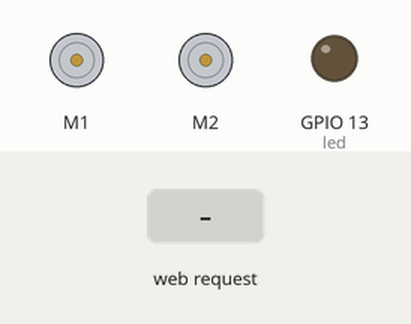
Bench run of a sketch on a simulated ESP8266 (NodeMCU). Shown: 2 × DC motor (green arrow = forward, orange = backward, longer = faster), output pins drawn as LEDs (lit = HIGH). The test bench sets the inputs (shaded band). WiFi joins after 1.5 s; servers stay silent unless stated; what the sketch prints to the serial monitor is not drawn.

Above: at 2.7 s.
2.8 s: HTTP request GET /led?state=1 received
At 4.0 s:
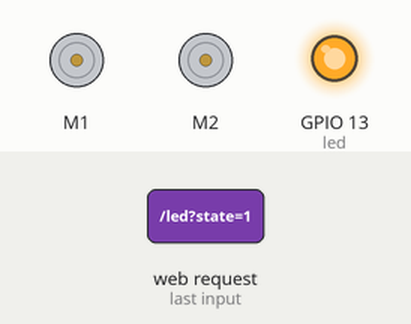
4.3 s: HTTP request GET /forward?speed=120 received
At 5.3 s:
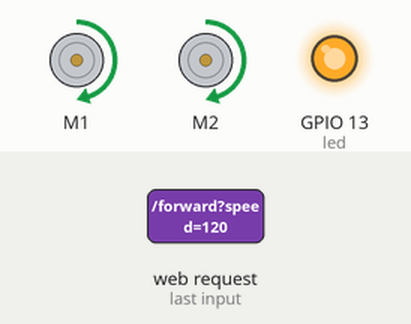
5.8 s: HTTP request GET /led received
At 6.5 s:
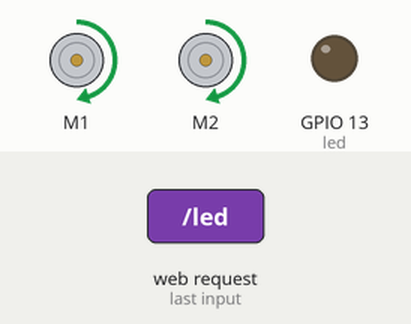
7.3 s: HTTP request GET /back?speed=120 received
At 7.6 s:
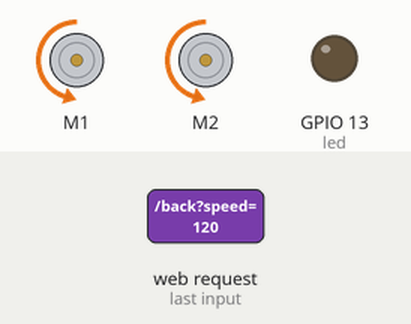
8.8 s: HTTP request GET /led?state=120 received
At 10.0 s:
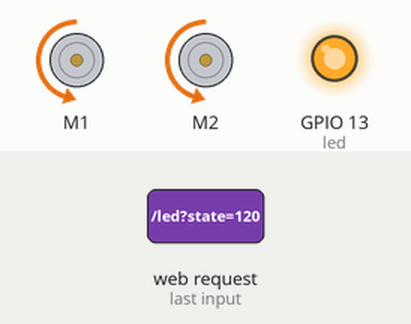
10.3 s: HTTP request GET /left?speed=120 received
At 11.1 s:
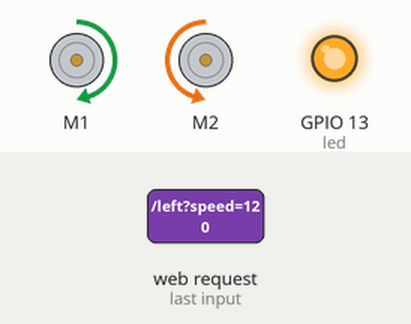
Timing chart, 0 to 12.8 s (numbered marks = the images above; inputs shaded):
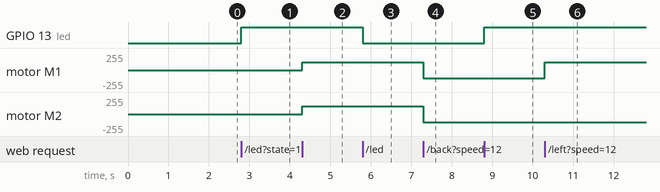

The sketch:

ESP8266_Webserver_Motor_V2.ino
```cpp
/*
 * ESP-WROOM-2 & Adafruit Motor Shield V2 for Arduino
 * Adafruit Motor Shield V2 for Arduino
 *  http://akizukidenshi.com/catalog/g/gK-07748/
 *  https://learn.adafruit.com/adafruit-motor-shield-v2-for-arduino
 */
#include <Wire.h>
#include <Adafruit_MotorShield.h>
#include "utility/Adafruit_MS_PWMServoDriver.h"
#include <ESP8266WiFi.h>
#include <ESP8266WebServer.h>

const char* ssid = "your-ssid";
const char* password = "your-password";

String form = "<form action='led'><input type='radio' name='state' value='1' checked>On<input type='radio' name='state' value='0'>Off<input type='submit' value='Submit'></form>";

// HTTP server will listen at port 80
ESP8266WebServer server(80);

// Create the motor shield object with the default I2C address
Adafruit_MotorShield AFMS = Adafruit_MotorShield();
// Or, create it with a different I2C address (say for stacking)
// Adafruit_MotorShield AFMS = Adafruit_MotorShield(0x61);

// Select which 'port' M1, M2, M3 or M4. In this case, M1
Adafruit_DCMotor *Motor1 = AFMS.getMotor(1);  //Left
// You can also make another motor on port M2
Adafruit_DCMotor *Motor2 = AFMS.getMotor(2);  //Right

const int led = 13;
//const int led = 15;

void handle_led() {
  // get the value of request argument "state" and convert it to an int
  int state = server.arg("state").toInt();

  digitalWrite(led, state);
  server.send(200, "text/plain", String("LED is now ") + ((state)?"on":"off"));
}
void handle_forward() {
  // get the value of request argument "state" and convert it to an int
  int spd = server.arg("speed").toInt();

  Motor1->setSpeed(spd);  // Left
  Motor2->setSpeed(spd);  // Right
  Motor1->run(FORWARD);
  Motor2->run(FORWARD);
  server.send(200, "text/plain", String("Forward : ") + "Speed = " + spd);
}
void handle_left() {
  // get the value of request argument "state" and convert it to an int
  int spd = server.arg("speed").toInt();

  Motor1->setSpeed(spd);  // Left
  Motor2->setSpeed(spd);  // Right
  Motor1->run(FORWARD);
  Motor2->run(BACKWARD);
  server.send(200, "text/plain", String("Left : ") + "Speed = " + spd);
}
void handle_right() {
  // get the value of request argument "state" and convert it to an int
  int spd = server.arg("speed").toInt();

  Motor1->setSpeed(spd);  // Left
  Motor2->setSpeed(spd);  // Right
  Motor1->run(BACKWARD);
  Motor2->run(FORWARD);
  server.send(200, "text/plain", String("Right : ") + "Speed = " + spd);
}
void handle_back() {
  // get the value of request argument "state" and convert it to an int
  int spd = server.arg("speed").toInt();

  Motor1->setSpeed(spd);  // Left
  Motor2->setSpeed(spd);  // Right
  Motor1->run(BACKWARD);
  Motor2->run(BACKWARD);
  server.send(200, "text/plain", String("Back : ") + "Speed = " + spd);
}
void handle_stop() {
  // get the value of request argument "state" and convert it to an int
  int spd = server.arg("speed").toInt();

//  digitalWrite(led, state);
  Motor1->setSpeed(0);  // Left
  Motor2->setSpeed(0);  // Right
  Motor1->run(RELEASE);
  Motor2->run(RELEASE);
  server.send(200, "text/plain", String("Stop : ") );
}

void setup(void) {
  Serial.begin(115200);
  Serial.println("");
  pinMode(led, OUTPUT);
  AFMS.begin();  // create with the default frequency 1.6KHz
  //AFMS.begin(1000);  // OR with a different frequency, say 1KHz

  // Set the speed to start, from 0 (off) to 255 (max speed)
  Motor1->setSpeed(150);
  Motor2->setSpeed(150);
  Motor1->run(FORWARD);
  Motor2->run(FORWARD);
  // turn on motor
  Motor1->run(RELEASE);
  Motor2->run(RELEASE);

  // Connect to WiFi network
  WiFi.begin(ssid, password);

  // Wait for connection
  while (WiFi.status() != WL_CONNECTED) {
    delay(500);
    Serial.print(".");
  }
  Serial.println("");
  Serial.print("Connected to ");
  Serial.println(ssid);
  Serial.print("IP address: ");
  Serial.println(WiFi.localIP());

  // Set up the endpoints for HTTP server
  //
  // Endpoints can be written as inline functions:
  server.on("/", [](){
   server.send(200, "text/html", form);
  });

  // And as regular external functions:
  server.on("/led", handle_led);
  server.on("/forward", handle_forward);
  server.on("/back", handle_back);
  server.on("/left", handle_left);
  server.on("/right", handle_right);
  server.on("/stop", handle_stop);

  // Start the server
  server.begin();
  Serial.println("HTTP server started");
}

void loop(void) {
  // check for incomming client connections frequently in the main loop:
  server.handleClient();
}
```

Measured:
- after the input at 2.8 s, GPIO 13 (led): LOW → HIGH at once
- after the input at 4.3 s, motor M1, motor M2: stopped → forward 120/255 at once
- after the input at 5.8 s, GPIO 13 (led): HIGH → LOW at once
- after the input at 7.3 s, motor M1, motor M2: forward 120/255 → backward 120/255 at once
- after the input at 8.8 s, GPIO 13 (led): LOW → HIGH at once
- after the input at 10.3 s, motor M1: backward 120/255 → forward 120/255 at once
